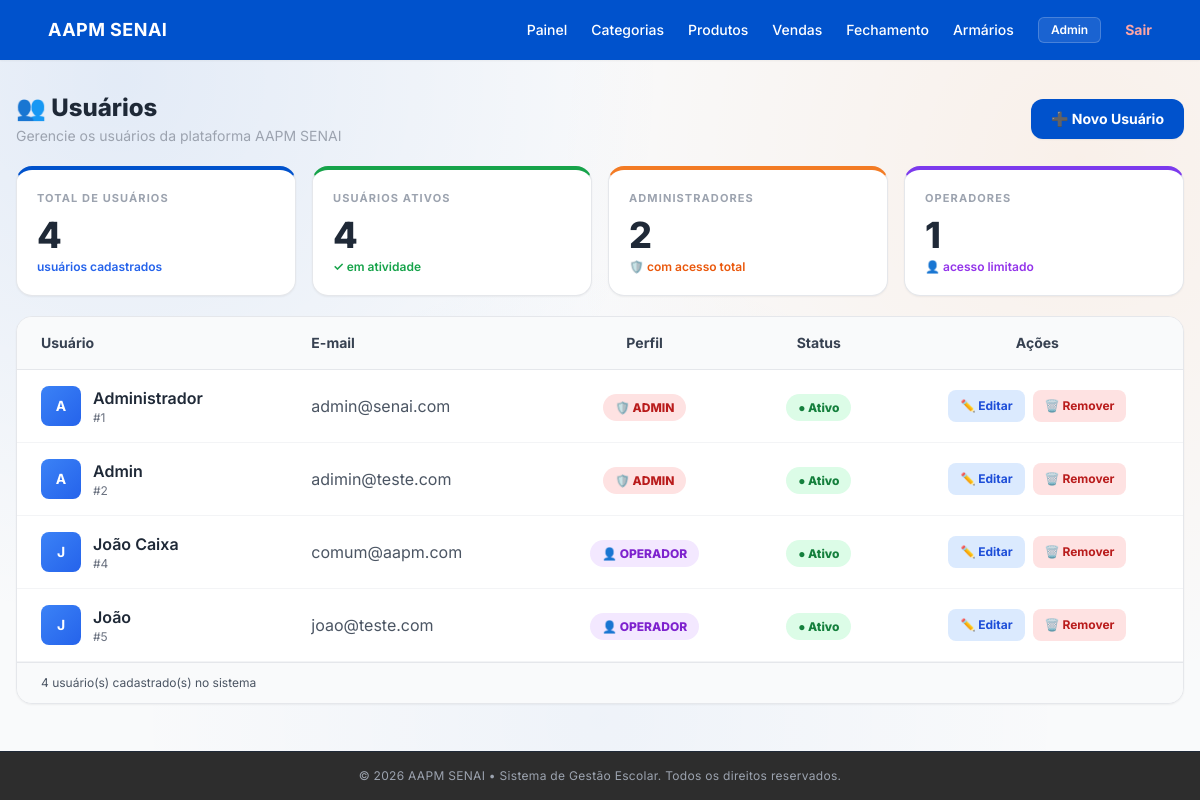
/usuarios/ (signed in), run on the app's committed database.
### app/models/user_model.py (models this page shows)
class Usuario(Base):
    __tablename__ = "usuarios"
    id = Column(
        Integer,
        primary_key=True,
        autoincrement=True
    )
    nome = Column(
        String(100),
        nullable=False
    )
    email = Column(
        String(150),
        unique=True,
        nullable=False
    )
    hashed_password = Column(
        String(255),
        nullable=False
    )
    role = Column(
        String(20),
        default="operador"
    )
    ativo = Column(
        Boolean,
        default=True
    )
    criado_em = Column(
        DateTime,
        server_default=func.now()
    )

### app/controllers/usuario_controller.py (the view)
@router.get("/")
def listar_usuarios(request: Request, db: Session = Depends(get_db), admin=Depends(require_admin)):
    usuarios = db.query(Usuario).order_by(Usuario.id).all()
    return templates.TemplateResponse(request, "usuarios/index.html", {"request": request, "usuarios": usuarios, "usuario": admin})

### app/templates/usuarios/index.html (shortened to what this page needs)
{% extends "base.html" %}
{% block conteudo %}
<div class="pt-6 flex flex-col gap-5 pb-6">
  <div class="flex items-center justify-between">
    <div>
      <h1 class="text-2xl font-extrabold text-gray-800">👥 Usuários</h1>
      <p class="text-sm text-gray-400 mt-0.5">Gerencie os usuários da plataforma AAPM SENAI</p>
    </div>
    <a href="/usuarios/novo" class="bg-[#0052cc] hover:bg-blue-700 text-white text-sm font-bold px-5 py-2.5 rounded-xl transition-all shadow-sm">
      ➕ Novo Usuário
    </a>
  </div>
  <div class="grid grid-cols-2 lg:grid-cols-4 gap-4">
    <div class="bg-white border border-gray-200 border-t-4 border-t-[#0052cc] rounded-2xl p-5 shadow-sm">
      <p class="text-[11px] font-bold text-gray-400 uppercase tracking-widest">Total de Usuários</p>
      <p class="text-4xl font-extrabold text-gray-800 mt-2 mb-1">{{ usuarios|length }}</p>
      <p class="text-xs font-semibold text-blue-600">usuários cadastrados</p>
    </div>
    <div class="bg-white border border-gray-200 border-t-4 border-t-[#16a34a] rounded-2xl p-5 shadow-sm">
      <p class="text-[11px] font-bold text-gray-400 uppercase tracking-widest">Usuários Ativos</p>
      <p class="text-4xl font-extrabold text-gray-800 mt-2 mb-1">{{ usuarios|selectattr('ativo', 'equalto', True)|list|length }}</p>
      <p class="text-xs font-semibold text-green-600">✓ em atividade</p>
    </div>
    <div class="bg-white border border-gray-200 border-t-4 border-t-[#f37b24] rounded-2xl p-5 shadow-sm">
      <p class="text-[11px] font-bold text-gray-400 uppercase tracking-widest">Administradores</p>
      <p class="text-4xl font-extrabold text-gray-800 mt-2 mb-1">{{ usuarios|selectattr('role', 'equalto', 'ADMIN')|list|length }}</p>
      <p class="text-xs font-semibold text-orange-600">🛡️ com acesso total</p>
    </div>
    <div class="bg-white border border-gray-200 border-t-4 border-t-[#7c3aed] rounded-2xl p-5 shadow-sm">
      <p class="text-[11px] font-bold text-gray-400 uppercase tracking-widest">Operadores</p>
      <p class="text-4xl font-extrabold text-gray-800 mt-2 mb-1">{{ usuarios|selectattr('role', 'equalto', 'OPERADOR')|list|length }}</p>
      <p class="text-xs font-semibold text-purple-600">👤 acesso limitado</p>
    </div>
  </div>
  <div class="bg-white rounded-2xl shadow-sm border border-gray-200 overflow-hidden">
    {% if usuarios %}
    <div class="overflow-x-auto">
      <table class="w-full">
        <thead class="bg-gray-50 border-b border-gray-200">
          <tr>
            <th class="text-left px-6 py-4 font-bold text-gray-700 text-sm">Usuário</th>
            <th class="text-left px-6 py-4 font-bold text-gray-700 text-sm">E-mail</th>
            <th class="text-center px-6 py-4 font-bold text-gray-700 text-sm">Perfil</th>
            <th class="text-center px-6 py-4 font-bold text-gray-700 text-sm">Status</th>
            <th class="text-center px-6 py-4 font-bold text-gray-700 text-sm">Ações</th>
          </tr>
        </thead>
        <tbody>
          {% for u in usuarios %}
          <tr class="border-b border-gray-100 hover:bg-gray-50 transition-colors">
            <td class="px-6 py-4">
              <div class="flex items-center gap-3">
                <div class="w-10 h-10 rounded-lg bg-gradient-to-br from-blue-500 to-blue-600 flex items-center justify-center">
                  <span class="text-white font-bold text-sm">{{ u.nome[0]|upper }}</span>
                </div>
                <div>
                  <p class="font-semibold text-gray-800">{{ u.nome }}</p>
                  <p class="text-xs text-gray-500">#{{ u.id }}</p>
                </div>
              </div>
            </td>
            <td class="px-6 py-4 text-gray-600">{{ u.email }}</td>
            <td class="px-6 py-4 text-center">
              {% if u.role == 'ADMIN' %}
              <span class="bg-red-100 text-red-700 text-xs font-extrabold px-3 py-1.5 rounded-full">🛡️ ADMIN</span>
              {% else %}
              <span class="bg-purple-100 text-purple-700 text-xs font-extrabold px-3 py-1.5 rounded-full">👤 OPERADOR</span>
              {% endif %}
            </td>
            <td class="px-6 py-4 text-center">
              {% if u.ativo %}
              <span class="bg-green-100 text-green-700 text-xs font-extrabold px-3 py-1.5 rounded-full">● Ativo</span>
              {% else %}
              <span class="bg-gray-100 text-gray-600 text-xs font-extrabold px-3 py-1.5 rounded-full">● Inativo</span>
              {% endif %}
            </td>
            <td class="px-6 py-4 text-center">
              <div class="inline-flex gap-2">
                <a href="/usuarios/{{ u.id }}/editar" class="bg-blue-100 hover:bg-blue-200 text-blue-700 font-bold text-xs px-3 py-2 rounded-lg transition">
                  ✏️ Editar
                </a>
                <form method="post" action="/usuarios/{{ u.id }}/deletar" style="display: inline;" onsubmit="return confirm('Tem certeza que deseja remover {{ u.nome }}?');">
                  <button type="submit" class="bg-red-100 hover:bg-red-200 text-red-700 font-bold text-xs px-3 py-2 rounded-lg transition">
                    🗑️ Remover
                  </button>
                </form>
              </div>
            </td>
          </tr>
          {% endfor %}
        </tbody>
      </table>
    </div>
    <div class="px-6 py-3 bg-gray-50 border-t border-gray-200 text-xs text-gray-600">
      {{ usuarios|length }} usuário(s) cadastrado(s) no sistema
    </div>
    {% endif %}
  </div>
</div>
{% endblock %}

### app/static/css/style.css (style rules this page uses)
:root { --blue: #0052cc; --blue-dark: #003f9e; --blue-light: #eaf2ff; --orange: #ff6a00; --orange-light: #fff1e8; --green: #16a34a; --green-light: #ecfdf3; --red: #dc2626; --red-light: #fef2f2; --bg: #f5f7fb; --surface: #ffffff; --text: #0f172a; --text-secondary: #334155; --muted: #64748b; --muted-light: #94a3b8; --border: #e5eaf1; --border-light: #eef2f7; --shadow-sm: 0 4px 15px rgba(15, 23, 42, .04); --shadow-md: 0 10px 30px rgba(15, 23, 42, .06); --shadow-lg: 0 20px 45px rgba(15, 23, 42, .10); --radius-sm: 10px; --radius-md: 14px; --radius-lg: 18px; --radius-xl: 22px; }
* { box-sizing: border-box; }
html { scroll-behavior: smooth; }
body { margin: 0; min-height: 100vh; font-family: Inter, Arial, sans-serif; color: var(--text); background: radial-gradient( circle at 10% 10%, rgba(0, 82, 204, .09), transparent 42% ), radial-gradient( circle at 90% 20%, rgba(255, 106, 0, .07), transparent 42% ), radial-gradient( circle at 50% 90%, rgba(0, 82, 204, .045), transparent 50% ), var(--bg); -webkit-font-smoothing: antialiased; text-rendering: optimizeLegibility; }
button, a { -webkit-tap-highlight-color: transparent; }
button { font-family: inherit; }

### app/templates/base.html (style rules this page uses)
body { font-family: 'Inter', sans-serif; }

### data on the page
Usuario: nome "A", nome "Administrador", id "1", email "admin@senai.com", role "🛡️ ADMIN", ativo "● Ativo"
Usuario: nome "A", nome "Admin", id "2", email "adimin@teste.com", role "🛡️ ADMIN", ativo "● Ativo"
Usuario: nome "J", nome "João Caixa", id "4", email "comum@aapm.com", role "👤 OPERADOR", ativo "● Ativo"
Usuario: nome "J", nome "João", id "5", email "joao@teste.com", role "👤 OPERADOR", ativo "● Ativo"

### other printed values
{{ usuario.nome }} "Admin"
{{ usuarios|length }} "4"
{{ usuarios|selectattr('ativo', 'equalto', True)|list|length }} "4"
{{ usuarios|selectattr('role', 'equalto', 'ADMIN')|list|length }} "2"
{{ usuarios|selectattr('role', 'equalto', 'OPERADOR')|list|length }} "1"
